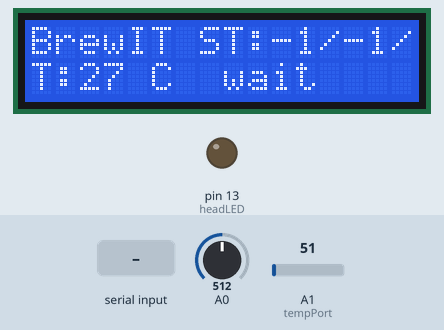
Simulated run of this sketch. Board: Arduino Uno, built with avr-gcc and run on an emulated ATmega328P. Shown: 16×2 character LCD, output pins drawn as LEDs (lit = HIGH). The inputs (shaded band) are chosen by the test bench; at power-on: A0 = 512, A1 (tempPort) = 51. What the sketch prints to the serial monitor is not drawn.

Above: at 1.2 s.
1.3 s: A0 set to 547
2.8 s: A0 set to 573
At 4.4 s:
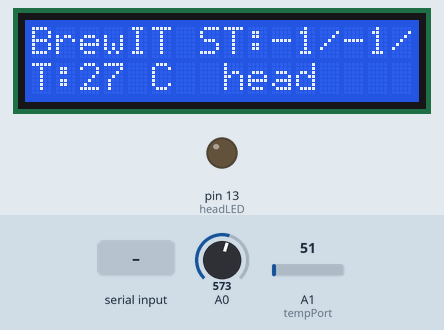
4.7 s: "3\n" received over Serial
At 5.6 s:
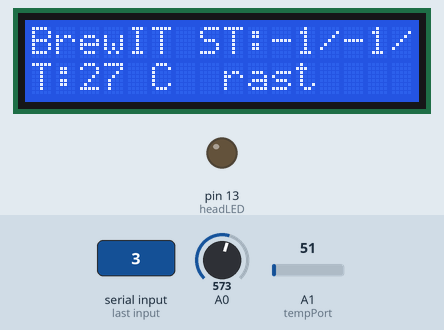
7.7 s: A1 (tempPort) set to 18
At 9.2 s:
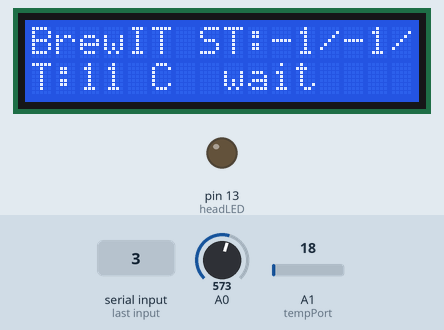
9.5 s: A1 (tempPort) set to 14
At 10.8 s:
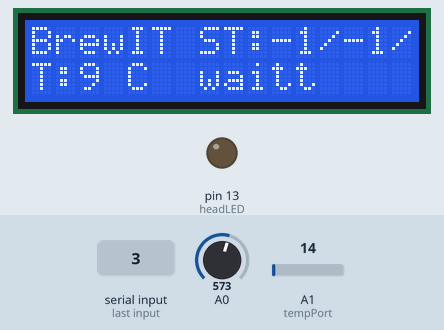
11.1 s: "2\n" received over Serial
At 12.3 s:
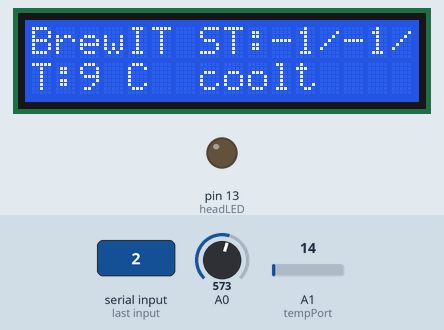
Timing chart, 0 to 14.1 s (numbered marks = the images above; inputs shaded):
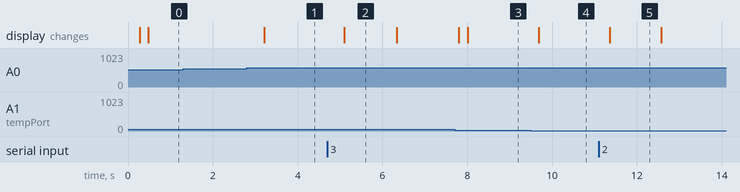

Measured:
- the behaviour switches between 554 and 555 on A0 (found by bisection; images 0 and 1)
- the behaviour switches between 16 and 15 on A1 (tempPort) (found by bisection; images 3 and 4)
- after the input at 1.3 s, every drawn part: stays the same
- after the input at 2.8 s, the display: changes after 0.41 s (image 1)
- after the input at 4.7 s, the display: changes after 0.40 s (image 2)
- after the input at 7.7 s, the display: first changes after 0.10 s (image 3 shows a later state)
- after the input at 9.5 s, the display: changes after 0.19 s (image 4)
- after the input at 11.1 s, the display: changes after 0.26 s (image 5)

The sketch:

brewIt.ino
```cpp
// include the library code:
#include <LiquidCrystal.h>
#include <DFR_Key.h>

DFR_Key keypad;


/*
temp sensor
Black 5V
Green Analog out
White GND
*/


int headLED = 13;


int localKey = 0;
//the temps witch the controller should hold
int temps[]={
  38,50,64,72,78};
//the times in minutes if -1 wait for a signal
int times[]={ 1,40,35,30,-1};

//temperatur witch defines the crad bevore the heading stops and wait
int headTempPause = 2;

long tempDelay = 120000; //2*60*1000 -> 2 minutes

int stateCount = 5;
//the current state
int state = 0;

int brewState= 0;

float currentTemp =0;

unsigned long lastSwitchTime=0;
unsigned long nextTimeSwitch=0;

unsigned long timeLeft=0;


//display
LiquidCrystal lcd(8, 9, 4, 5, 6, 7);


/*states of the programm

 0 == wait
 1 == head
 2 == cool
 3 == keep temp
 4 == ?
 5 == error


 */


//current temp
float temp=0;

//global heat switch
int headSwitch=0;

//port of the temp sensor
int tempPort =1;

void setup(){

  Serial.begin(9600);
  //setup the pins
  pinMode(headLED, OUTPUT);
  //start lcd
  lcd.begin(16, 2);

}


int getCurrentTemp(){

  return temps[brewState];
}

int getCurrentTime(){

  return times[brewState];
}


void head(){
  Serial.print("head to:");
  Serial.println(temp);

  //if head temp is smaller
  if(currentTemp<temp){
    headSwitch=1;
  }
  else{
    headSwitch=0;
  }
  //TODO: CHECK THIS AGAIN :)
  if(currentTemp+1 > temp && currentTemp-1 < temp){
    state=3;
  }


}

void cool(){


  headSwitch=0;

}

void getKeyInput(){
  localKey = keypad.getKey();

  if(localKey == 1 && state==0){
    state=1;
    temp = temps[brewState];

  }
  if(localKey ==1 && state == 3){
    calcNextTimeSwitch();
    state=0;
  }

  if(localKey == 3){
    temps[brewState]= temps[brewState]++;
  }

  if(localKey == 4){
    temps[brewState]= temps[brewState]--;
  }


  if(localKey == 2){
    brewState--;
  }


  if(localKey == 5){
    brewState++;
  }


}


void printCurrentState(){
  lcd.home();
  lcd.print("BrewIT ");
  //print state
  lcd.print("ST:");
  lcd.print(brewState);
  lcd.print("/");
  lcd.print(getCurrentTemp());
  lcd.print("/");
  lcd.print(getCurrentTime());
  //second line
  lcd.setCursor(0,1);

  lcd.print("T:");
  lcd.print((int)currentTemp);

  if(headSwitch==1){
    lcd.print(" H ");
  }
  if(headSwitch==0){
    lcd.print(" C ");
  }

  if(timeLeft>0 && state== 3){
    lcd.print(timeLeft/1000);
  }
/*states of the programm

 0 == wait
 1 == head
 2 == cool
 3 == keep temp
 4 == ?
 5 == error


 */

  switch (state) {
  case 0:
    lcd.print(" wait");
    break;
  case 1:
    lcd.print(" head");
    break;
  case 2:
    lcd.print(" cool");
    break;
  case 3:
    lcd.print(" rast");
    break;
  default:
    break;
  }


}

void calcNextTimeSwitch(){
    unsigned long nowTime = millis();

    unsigned int timeRange = times[brewState];

    if(timeRange==-1){

    }

    //TODO check times on -1
    unsigned long faktor = timeRange*60000;

    Serial.print("faktor: ");
    Serial.println(faktor);


    nextTimeSwitch = (nowTime + faktor);
}


void keepTemp(){

  Serial.println("Keep temperatur");
  unsigned long nowTime = millis();

  if(nextTimeSwitch!=0){
    Serial.print("Time left: ");
    Serial.println(nextTimeSwitch-nowTime);
    timeLeft=nextTimeSwitch-nowTime;
  }

  //on init
  if(lastSwitchTime==0){
    lastSwitchTime = nowTime;
    Serial.println("init");

    Serial.print("Millis ");
    Serial.println(nowTime);

    unsigned int timeRange = times[brewState];

    if(timeRange==-1){

    }

    //TODO check times on -1
    unsigned long faktor = timeRange*60000;

    Serial.print("faktor: ");
    Serial.println(faktor);


    nextTimeSwitch = (nowTime + faktor);

    Serial.print("NextTime: ");
    Serial.println(nextTimeSwitch);

  }

  if(nextTimeSwitch<nowTime){
    //incease brewState
    brewState = brewState++;
    lastSwitchTime = 0;
    temp= temps[brewState];
    state=1; // head
  }


  //controll head
  if(currentTemp<temp){
    headSwitch=1;
  }
  else{
    headSwitch=0;
  }


}


float getTemperatur()
{

  float temperatur = 0;
  // 5 Messungen vornehmen und aufsummieren.
  for(int idx = 0; idx<20; idx++)
  {
    temperatur = temperatur + analogRead(tempPort);
    // Wartezeit zwischen Messungen 20ms
    delay(10);
  }
  temperatur = temperatur / 20/ 2;
  Serial.println(temperatur);

  return(temperatur)+2;
}


/*states of the programm

 0 == wait
 1 == head
 2 == cool
 3 == keep temp
 4 == ?
 5 == error


 */


void eventHandler(){
  //chage acording to current state

  Serial.print("Current state:");
  Serial.println(state);

  switch (state) {
  case 0:
    break;
  case 1:
    head();
    break;
  case 2:
    cool();
    break;
  case 3:
    keepTemp();
    break;
  default:
    break;
  }


}

void changeSwitches(){
  if(headSwitch==1){
     digitalWrite(headLED, HIGH);
  }else{
    digitalWrite(headLED,LOW);
  }

}

void loop(){
  Serial.println("--------------");
  currentTemp = getTemperatur();

  temp = getCurrentTemp();

  //write infos to display
  printCurrentState();

  getKeyInput();
  eventHandler();
  changeSwitches();
  if (Serial.available() > 0) {
    int incomingByte = Serial.parseInt();

    state = incomingByte;
    temp = temps[brewState];


  }


  //delay(500);

}
```
